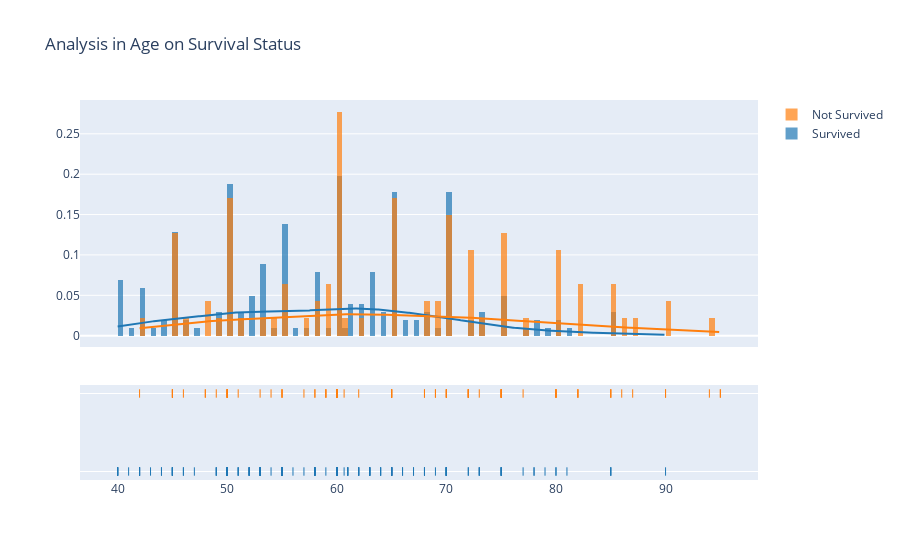

Source (notebook cell):
### Markdown cell above
**Keterangan**
<br>
Penderita berjenil kelamin lelaki memiliki persentase keselamatan lebih tinggi dibandingkan wanita. Akan tetapi, persentase kematian juga lebih tinggi lelaki dibandingkan wanita.

### Code cell
surv = df_clean[df_clean["death_event"]==0]["age"]
not_surv = df_clean[df_clean["death_event"]==1]["age"]
hist_data = [surv,not_surv]
group_labels = ['Survived', 'Not Survived']
fig = ff.create_distplot(hist_data, group_labels, bin_size=0.5)
fig.update_layout(
    title_text="Analysis in Age on Survival Status")
fig.show()

### Figure 1 — Plotly figure (JSON) as saved in the notebook; plotly's stock layout.template omitted (floating-point values rounded to 4 significant figures; data arrays with more than 128 entries replaced by an {"elided": "..."} marker saying what was removed)
{"data": [{"autobinx": false, "histnorm": "probability density", "legendgroup": "Survived", "marker": {"color": "rgb(31, 119, 180)"}, "name": "Survived", "opacity": 0.7, "type": "histogram", "x": {"elided": "203 float values"}, "xaxis": "x", "xbins": {"end": 90, "size": 0.5, "start": 40}, "yaxis": "y"}, {"autobinx": false, "histnorm": "probability density", "legendgroup": "Not Survived", "marker": {"color": "rgb(255, 127, 14)"}, "name": "Not Survived", "opacity": 0.7, "type": "histogram", "x": [75, 55, 65, 50, 65, 90, 75, 60, 65, 80, 75, 62, 45, 50, 82, 87, 45, 70, 48, 65, 68, 75, 80, 95, 70, 58, 82, 94, 85, 50, 65, 69, 90, 82, 60, 70, 50, 70, 60, 50, 51, 60, 80, 57, 68, 53, 60, 70, 60, 95, 49, 72, 45, 50, 45, 60, 42, 72, 70, 65, 85, 69, 60, 60, 59, 60, 72, 85, 70, 86, 60, 46, 80, 72, 75, 72, 50, 45, 80, 59, 59, 65, 75, 58, 60.67, 50, 60, 45, 77, 48, 54, 73, 60, 55, 65, 55], "xaxis": "x", "xbins": {"end": 95, "size": 0.5, "start": 42}, "yaxis": "y"}, {"legendgroup": "Survived", "marker": {"color": "rgb(31, 119, 180)"}, "mode": "lines", "name": "Survived", "showlegend": false, "type": "scatter", "x": {"elided": "500 float values"}, "xaxis": "x", "y": {"elided": "500 float values"}, "yaxis": "y"}, {"legendgroup": "Not Survived", "marker": {"color": "rgb(255, 127, 14)"}, "mode": "lines", "name": "Not Survived", "showlegend": false, "type": "scatter", "x": {"elided": "500 float values"}, "xaxis": "x", "y": {"elided": "500 float values"}, "yaxis": "y"}, {"legendgroup": "Survived", "marker": {"color": "rgb(31, 119, 180)", "symbol": "line-ns-open"}, "mode": "markers", "name": "Survived", "showlegend": false, "type": "scatter", "x": {"elided": "203 float values"}, "xaxis": "x", "y": {"elided": "203 str values"}, "yaxis": "y2"}, {"legendgroup": "Not Survived", "marker": {"color": "rgb(255, 127, 14)", "symbol": "line-ns-open"}, "mode": "markers", "name": "Not Survived", "showlegend": false, "type": "scatter", "x": [75, 55, 65, 50, 65, 90, 75, 60, 65, 80, 75, 62, 45, 50, 82, 87, 45, 70, 48, 65, 68, 75, 80, 95, 70, 58, 82, 94, 85, 50, 65, 69, 90, 82, 60, 70, 50, 70, 60, 50, 51, 60, 80, 57, 68, 53, 60, 70, 60, 95, 49, 72, 45, 50, 45, 60, 42, 72, 70, 65, 85, 69, 60, 60, 59, 60, 72, 85, 70, 86, 60, 46, 80, 72, 75, 72, 50, 45, 80, 59, 59, 65, 75, 58, 60.67, 50, 60, 45, 77, 48, 54, 73, 60, 55, 65, 55], "xaxis": "x", "y": ["Not Survived", "Not Survived", "Not Survived", "Not Survived", "Not Survived", "Not Survived", "Not Survived", "Not Survived", "Not Survived", "Not Survived", "Not Survived", "Not Survived", "Not Survived", "Not Survived", "Not Survived", "Not Survived", "Not Survived", "Not Survived", "Not Survived", "Not Survived", "Not Survived", "Not Survived", "Not Survived", "Not Survived", "Not Survived", "Not Survived", "Not Survived", "Not Survived", "Not Survived", "Not Survived", "Not Survived", "Not Survived", "Not Survived", "Not Survived", "Not Survived", "Not Survived", "Not Survived", "Not Survived", "Not Survived", "Not Survived", "Not Survived", "Not Survived", "Not Survived", "Not Survived", "Not Survived", "Not Survived", "Not Survived", "Not Survived", "Not Survived", "Not Survived", "Not Survived", "Not Survived", "Not Survived", "Not Survived", "Not Survived", "Not Survived", "Not Survived", "Not Survived", "Not Survived", "Not Survived", "Not Survived", "Not Survived", "Not Survived", "Not Survived", "Not Survived", "Not Survived", "Not Survived", "Not Survived", "Not Survived", "Not Survived", "Not Survived", "Not Survived", "Not Survived", "Not Survived", "Not Survived", "Not Survived", "Not Survived", "Not Survived", "Not Survived", "Not Survived", "Not Survived", "Not Survived", "Not Survived", "Not Survived", "Not Survived", "Not Survived", "Not Survived", "Not Survived", "Not Survived", "Not Survived", "Not Survived", "Not Survived", "Not Survived", "Not Survived", "Not Survived", "Not Survived"], "yaxis": "y2"}], "layout": {"barmode": "overlay", "hovermode": "closest", "legend": {"traceorder": "reversed"}, "title": {"text": "Analysis in Age on Survival Status"}, "xaxis": {"anchor": "y2", "domain": [0, 1], "zeroline": false}, "yaxis": {"anchor": "free", "domain": [0.35, 1], "position": 0}, "yaxis2": {"anchor": "x", "domain": [0, 0.25], "dtick": 1, "showticklabels": false}}}
